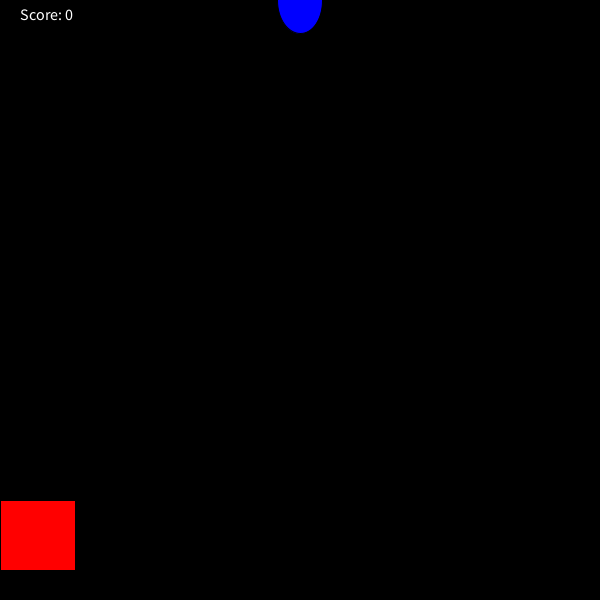
Frame 1 (no input)
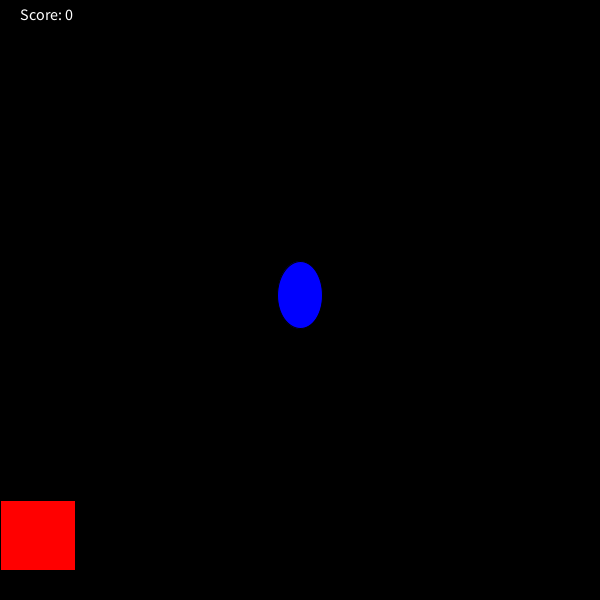
Frame 60 (the mouse pressed at the canvas centre just before this capture)
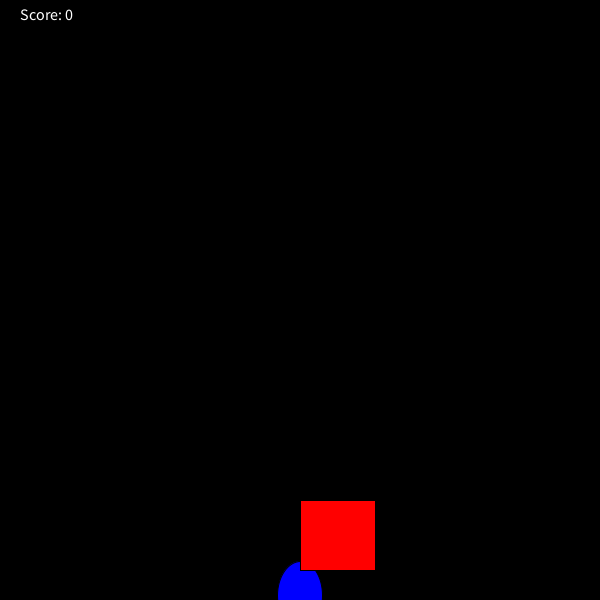
Frame 120 (the mouse held since frame 60 and released just before this capture)

The Processing sketch that drew these frames (run headless with seeded random() and noise(); from frame 60 on, the mouse is pressed at the canvas centre):

// Processing sketch: RainGame
// ── RainGame.pde
/*
 *    Copyright (c) The League of Amazing Programmers 2013-2021
 *    Level 1
 */
 
/** This program makes a game where the user has to catch rain drops in a bucket
 */


int score = 0;
int bucketWidth = 50;
int bucketHeight;
PImage bucket;
int y;
int x = 300;


// The setup method is run once when the program starts
void setup() {

  //Set your canvas size
  size(600, 600);
  
  //If you are using an image for the bucket, load it and resize it here.
  // A bucket image -  bucket.png - has been provided if you want to use it.

}

// The draw method runs continuously (in a loop) until the program ends
void draw() {
  // Set a background color
  background(0, 0, 0);
  
  // Draw a raindrop (ellipse) at the top of the screen
  fill(0, 0, 255);
  ellipse(x, y, 45, 67.5);
  
  // Make the rain fall down the screen.
  // Hint: make a variable for the raindrop's Y position and change it after you
  // draw the raindrop
  y += 5;
  
  // When the rain falls off the bottom of the canvas, 
  // start a new rain drop falling from the top.
  // Each new drop should start at a random position (X position) at the top. 
  // Hint: This code will give you a random number between 0 and the width of your sketch.
  if (y > 600) {
    y = 50;
    int randomNumber = (int) random(width);
    x = randomNumber;
  }

  // Draw a bucket (rectangle or image) at the bottom of the screen. 
  // The bucket's width needs to be stored in the bucketWidth variable.
  fill(255, 0, 0);
  rect(mouseX, 500, 75, 70);
  // Make the bucket move side-to-side with the mouse. Hint: use mouseX
  
  
  // When the rain drop has fallen to the bucket, call the checkCatch method
  //  to see if the rain drop is in the bucket.
  if (y > 450) {
    checkCatch(x);
  }
 //This code will display the score on the screen. 
 // Change the color if it does not show up on your background.
    fill(255, 255, 255);
    textSize(16);
    text("Score: " + score, 20, 20);
}


// DO NOT CHANGE THIS METHOD - CALL IT FROM THE DRAW METHOD 
    void checkCatch(int x){
         if (x > mouseX && x < mouseX+bucketWidth)
            score++;
         else if (score > 0) 
            score--;
        println("Your score is now: " + score);
    }
